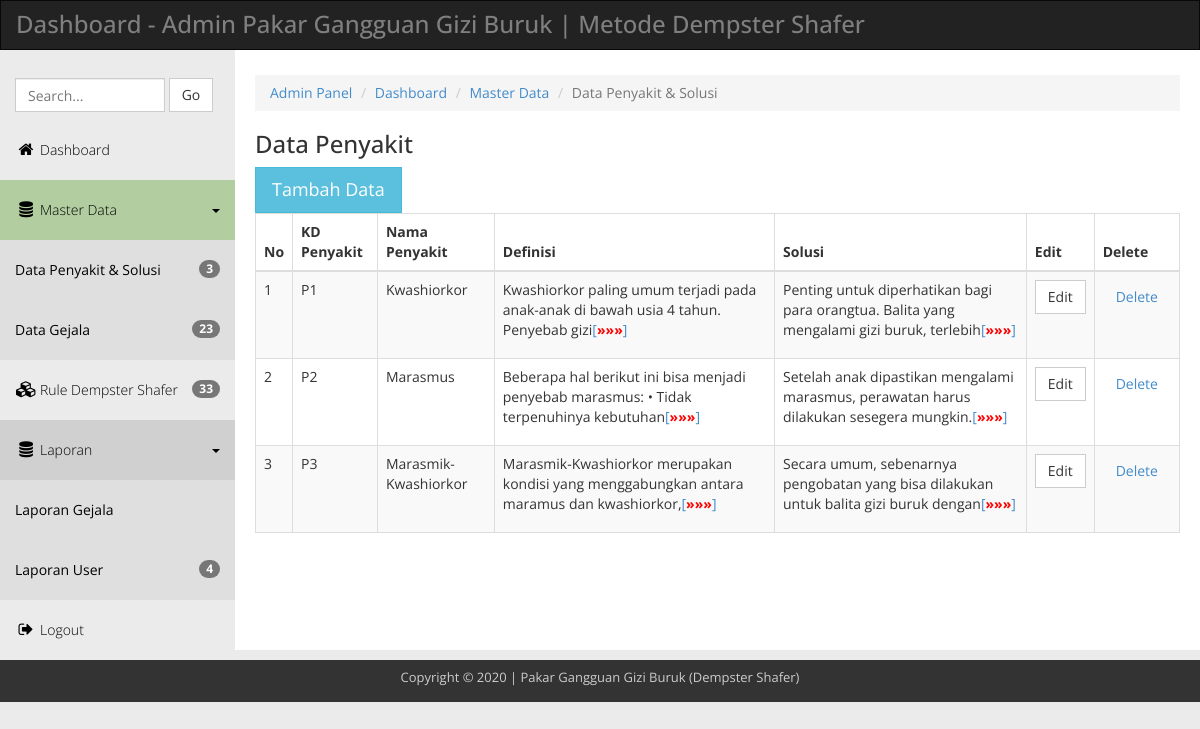
The page /admin/penyakit.php on the database its author committed.
### tables this page shows
CREATE TABLE `tb_penyakit` (
  `id` int(11) NOT NULL,
  `kdpenyakit` varchar(3) DEFAULT NULL,
  `nama_penyakit` varchar(100) DEFAULT NULL,
  `definisi` text DEFAULT NULL,
  `solusi` text NOT NULL
);

### admin/penyakit.php (the view, shortened to what this page needs)
<!DOCTYPE html>
<head>
  <link rel="stylesheet" href="css/templatemo_main.css">
</head>
<body>
  <div class="navbar navbar-inverse" role="navigation">
      <div class="navbar-header">
        <div class="logo"><h1>Dashboard - Admin Pakar Gangguan Gizi Buruk | Metode Dempster Shafer</h1></div>
      </div>
    </div>
    <div class="template-page-wrapper">
      <div class="navbar-collapse collapse templatemo-sidebar">
        <ul class="templatemo-sidebar-menu">
          <li>
            <form class="navbar-form">
              <input type="text" class="form-control" id="templatemo_search_box" placeholder="Search...">
              <span class="btn btn-default">Go</span>
            </form>
          </li>
          <li><a href="index.php"><i class="fa fa-home"></i>Dashboard</a></li>
          <li class="sub open active">
            <a href="javascript:;">
              <i class="fa fa-database"></i>Master Data <div class="pull-right"><span class="caret"></span></div>
            </a>
            <ul class="templatemo-submenu">
              <li><a href="penyakit.php"><span class="badge pull-right"><?php include "koneksi.php"; $queryNP=mysqli_query($koneksi,"SELECT * FROM tb_penyakit"); $numNP=mysqli_num_rows($queryNP); echo $numNP;?></span>Data Penyakit & Solusi</a></li>
              <li><a href="gejala.php"><span class="badge pull-right"><?php $queryNP=mysqli_query($koneksi,"SELECT * FROM tb_gejala"); $numNP=mysqli_num_rows($queryNP); echo $numNP;?></span>Data Gejala</a></li>
            </ul>
          </li>
          <li><a href="basis_pengetahuan.php"><i class="fa fa-cubes"></i><span class="badge pull-right"><?php $queryNR=mysqli_query($koneksi,"SELECT * FROM tb_rules"); $numNR=mysqli_num_rows($queryNR); echo $numNR;?></span>Rule Dempster Shafer</a></li>
          <li class="sub open">
            <a href="javascript:;">
              <i class="fa fa-database"></i>Laporan<div class="pull-right"><span class="caret"></span></div>
            </a>
            <ul class="templatemo-submenu">
              <li><a href="lapgejala.php">Laporan Gejala</a></li>
              <li><a href="lapuser.php"><span class="badge pull-right"><?php $queryNP3=mysqli_query($koneksi,"SELECT * FROM tbpasien"); $numNP3=mysqli_num_rows($queryNP3); echo $numNP3;?></span>Laporan User</a></li>
            </ul>
          </li>
          <li><a href="javascript:;" data-toggle="modal" data-target="#confirmModal"><i class="fa fa-sign-out"></i>Logout</a></li>
        </ul>
      </div>
      <div class="templatemo-content-wrapper">
        <div class="templatemo-content">
          <ol class="breadcrumb">
            <li><a href="index.php">Admin Panel</a></li>
            <li><a href="#">Dashboard</a></li>
            <li><a href="#">Master Data</a></li>
            <li class="active">Data Penyakit & Solusi</li>
          </ol>
          <h1>Data Penyakit</h1>
<button type="button" class="btn btn-info btn-lg" data-toggle="modal" data-target="#myModal">Tambah Data</button>
                   <div class="row">
            <div class="col-md-12">
              <div class="table-responsive">
                <table class="table table-striped table-hover table-bordered">
                  <thead>
                    <tr>
                      <th>No</th>
                      <th>KD Penyakit</th>
                      <th>Nama Penyakit</th>
                      <th>Definisi</th>
                      <th>Solusi</th>
                      <th>Edit</th>
                      <th>Delete<input type="hidden" id="texthapus"></th>
                    </tr>
                  </thead>
                  <tbody>
                    <?php
	include "koneksi.php";
	$sql = "SELECT * FROM tb_penyakit  ORDER BY kdpenyakit";
	$qry = mysqli_query($koneksi,$sql) or die ("SQL Error".mysqli_error($koneksi));
	$no=0;
	while ($data = mysqli_fetch_array ($qry)) {
	$no++;
   ?>
                    <tr>
                      <td><?php echo $no;?></td>
                      <td><?php echo $data['kdpenyakit'];?></td>
                      <td><?php echo $data['nama_penyakit'];?></td>
                      <td><p class="text">
    <?php
	$str=$data['definisi'];
	echo $str;
	?>
    </p></td>
                      <td><p class="text">
    <?php
	$str=$data['solusi'];
	echo $str;
	?>
    </p></td>
                      <td><a href="edpenyakit.php?kdubah=<?php echo $data['id'];?>" class="btn btn-default">Edit</a></td>
                      <td><a onClick="return HapusData('<?php echo $data['id'];?>');" data-toggle="modal" data-target="#confirmModal2" class="btn btn-link">Delete</a>
                      </td>
                    </tr><?php }?>
                  </tbody>
                </table>
              </div>
            </div>
          </div>
        </div>
      </div>
      <footer class="templatemo-footer">
        <div class="templatemo-copyright">
          <p>Copyright &copy; 2020 | Pakar Gangguan Gizi Buruk (Dempster Shafer)</p>
        </div>
      </footer>
    </div>
</body>
</html>

### admin/css/templatemo_main.css (style rules this page uses)
* { font-family: 'Open Sans', sans-serif; }
body { background-color: rgb(235,235,235); }
h1 { font-size: 24px; }
.logo { display: inline-block; }
.logo h1 { font-size: 24px; margin: 10px 15px; }
.templatemo-content-wrapper { float: left; width: 100%; }
.templatemo-content { margin-left: 235px; margin-top: 0px; min-height: 600px; padding: 25px 20px 0 20px; background-color: white; overflow-x: hidden; }
.templatemo-footer { clear: both; font-size: 13px; padding: 8px 0 5px 0; text-align: center; color: #ccc; background-color: #333; }
#templatemo_search_box { width: 150px; display: inline-block; }
.navbar { margin-bottom: 0; border-radius: 0; }
.navbar-header { color: rgb(127,127,127); }
.templatemo-sidebar { padding: 0; margin-top: 20px; }
.templatemo-sidebar .templatemo-sidebar-menu { list-style: none; margin: 0; padding: 0; }
.templatemo-sidebar .templatemo-sidebar-menu > li { display: block; margin: 0; padding: 0; border: 0px; }
.templatemo-sidebar .templatemo-sidebar-menu > li > a { display: block; position: relative; margin: 0; border: 0px; padding: 20px 15px; text-decoration: none; font-size: 14px; font-weight: 300; }
.templatemo-sidebar-menu a { color: black; }
.templatemo-sidebar-menu li.sub .templatemo-submenu { display: none; }
.templatemo-sidebar-menu li.sub.open .templatemo-submenu { display: block; }
.templatemo-submenu { padding-left: 0; }
.templatemo-submenu li { list-style: none; background-color: #DFDFDF; }
.templatemo-submenu li a { display: block; padding: 20px 15px; margin: 0; }
.templatemo-sidebar-menu > li.sub.open > a { background-color: rgba(145,145,145,0.3); }
.templatemo-sidebar .templatemo-sidebar-menu >li.active, .templatemo-sidebar .templatemo-sidebar-menu>li>a:hover { background-color: rgb(191, 232, 167); }
.templatemo-sidebar .templatemo-sidebar-menu > li > a > i { font-size: 16px; top: 2px; margin-top: 1px; margin-left: 1px; margin-right: 4px; display: inline-block; width: 1.25em; text-align: center; }
.nav-pills>li>a, .nav-tabs>li>a, .alert, .progress, .panel, .btn, .panel-group .panel, .form-control, .modal-content, .breadcrumb { border-radius: 0; }
@media screen and (min-width: 992px) { .templatemo-sidebar { width: 235px; float: left; position: relative; margin-right: -100%; } }

### rows shown on the page
tb_penyakit: kdpenyakit "P1", nama_penyakit "Kwashiorkor", definisi "Kwashiorkor paling umum terjadi pada anak-anak di bawah usia 4 tahun. Penyebab gizi", solusi "Penting untuk diperhatikan bagi para orangtua. Balita yang mengalami gizi buruk, terlebih"
tb_penyakit: kdpenyakit "P2", nama_penyakit "Marasmus", definisi "Beberapa hal berikut ini bisa menjadi penyebab marasmus: • Tidak terpenuhinya kebutuhan", solusi "Setelah anak dipastikan mengalami marasmus, perawatan harus dilakukan sesegera mungkin."
tb_penyakit: kdpenyakit "P3", nama_penyakit "Marasmik-Kwashiorkor", definisi "Marasmik-Kwashiorkor merupakan kondisi yang menggabungkan antara maramus dan kwashiorkor,", solusi "Secara umum, sebenarnya pengobatan yang bisa dilakukan untuk balita gizi buruk dengan"

### other values the page prints
$numNP "3"
$numNP "23"
$numNR "33"
$numNP3 "4"
